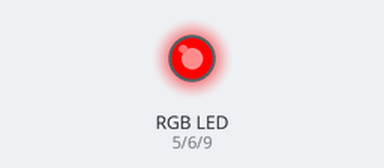
This sketch was run on a simulated Arduino Uno, built with avr-gcc and run on an emulated ATmega328P. Parts: an RGB LED mixed from three pins (HIGH = lit).

Above: at 0.05 s.
At 1.25 s:
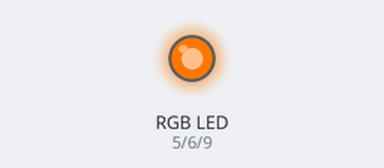
At 2.5 s:
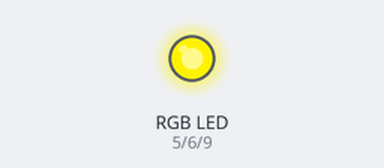
At 5.0 s:
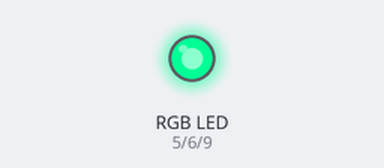
At 7.5 s:
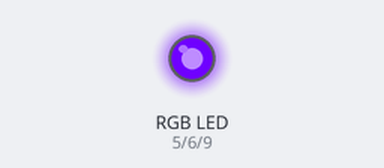
At 10.0 s:
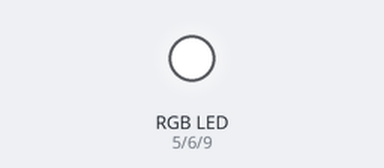
Timing chart, 0 to 13.0 s (numbered marks = the images above):
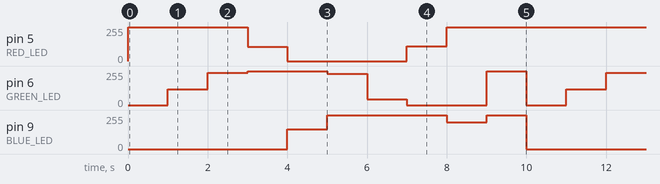

The sketch:

SeperateLedCheck.ino
```cpp
//define pins for the red, green and blue LEDs
#define RED_LED 5
#define BLUE_LED 9
#define GREEN_LED 6


void setup() {
  //set up pins to output.
  pinMode(GREEN_LED, OUTPUT);
  pinMode(RED_LED, OUTPUT);
  pinMode(BLUE_LED, OUTPUT);

}


void loop(){


    analogWrite(RED_LED, 255);
    analogWrite(GREEN_LED, 0);
    analogWrite(BLUE_LED, 0);
    delay(1000);

    analogWrite(RED_LED, 255);
    analogWrite(GREEN_LED, 119);
    analogWrite(BLUE_LED, 0);
    delay(1000);

    analogWrite(RED_LED, 255);
    analogWrite(GREEN_LED, 242);
    analogWrite(BLUE_LED, 0);
    delay(1000);

    analogWrite(RED_LED, 106);
    analogWrite(GREEN_LED, 255);
    analogWrite(BLUE_LED, 0);
    delay(1000);

    analogWrite(RED_LED, 0);
    analogWrite(GREEN_LED, 255);
    analogWrite(BLUE_LED, 150);
    delay(1000);

    analogWrite(RED_LED, 0);
    analogWrite(GREEN_LED, 234);
    analogWrite(BLUE_LED, 255);
    delay(1000);

    analogWrite(RED_LED, 0);
    analogWrite(GREEN_LED, 45);
    analogWrite(BLUE_LED, 255);
    delay(1000);

    analogWrite(RED_LED, 111);
    analogWrite(GREEN_LED, 0);
    analogWrite(BLUE_LED, 255);
    delay(1000);

    analogWrite(RED_LED, 255);
    analogWrite(GREEN_LED, 0);
    analogWrite(BLUE_LED, 200);
    delay(1000);

    analogWrite(RED_LED, 255);
    analogWrite(GREEN_LED, 255);
    analogWrite(BLUE_LED, 255);
    delay(1000);


}
```

Measured:
- by itself, pin 5 (RED_LED): repeats every 10.0 s: 106/255 1.0 s, 0/255 3.0 s, 111/255 1.0 s, 255/255 5.0 s
- by itself, pin 9 (BLUE_LED): repeats every 10.0 s: 255/255 3.0 s, 200/255 1.0 s, 255/255 1.0 s, 0/255 4.0 s, 150/255 1.0 s
- by itself, pin 6 (GREEN_LED): repeats every 10.0 s: 242/255 1.0 s, 255/255 2.0 s, 234/255 1.0 s, 45/255 1.0 s, 0/255 2.0 s, 255/255 1.0 s, 0/255 1.0 s, 119/255 1.0 s
